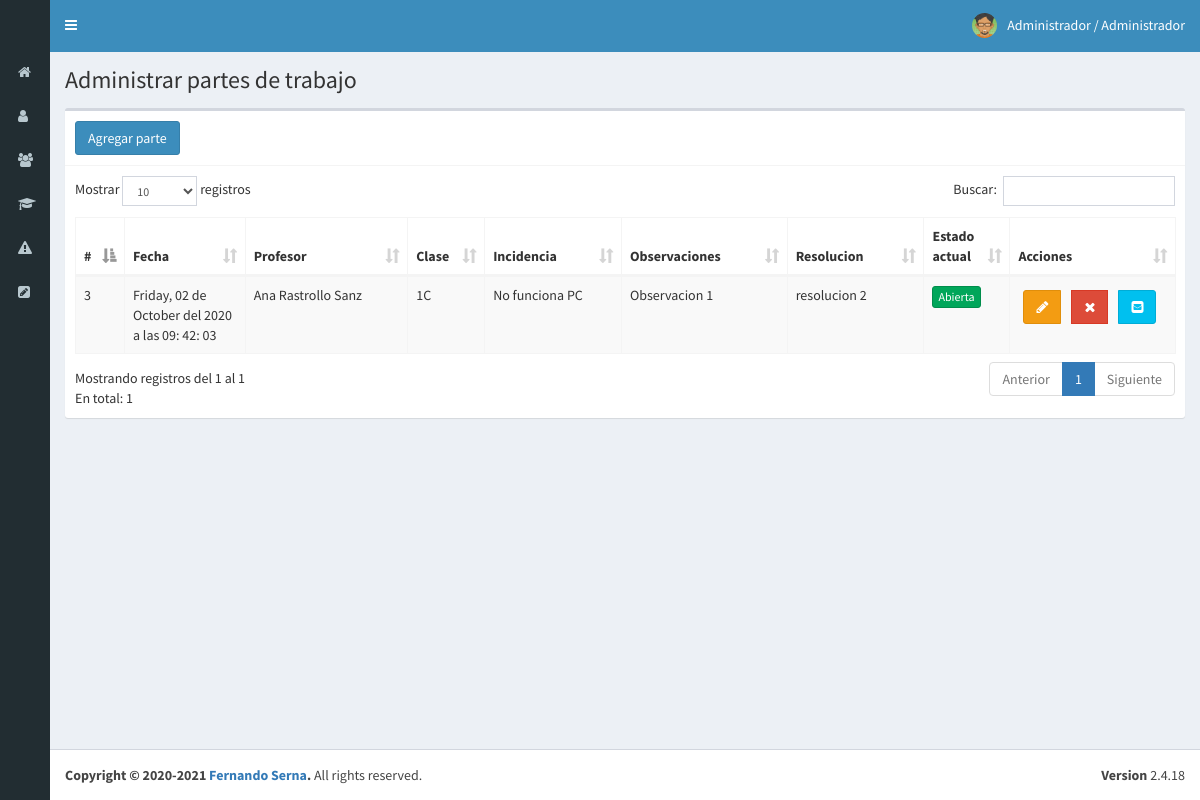
The app's page /partes (signed in) with its own data.
### tables this page shows
CREATE TABLE `partes` (
  `id` int(11) NOT NULL,
  `fecha` datetime NOT NULL,
  `partes` varchar(80) NOT NULL,
  `resolucion` varchar(50) NOT NULL,
  `id_clase` int(11) NOT NULL,
  `id_profesor` int(11) NOT NULL,
  `id_incidencia` int(11) NOT NULL,
  `estado` int(2) NOT NULL DEFAULT 1
);

CREATE TABLE `profesores` (
  `id_profesor` int(11) NOT NULL,
  `profesor` text NOT NULL,
  `email` varchar(40) NOT NULL
);

CREATE TABLE `clases` (
  `id_clase` int(11) NOT NULL,
  `clase` varchar(30) NOT NULL
);

CREATE TABLE `incidencias` (
  `id_incidencia` int(11) NOT NULL,
  `estado` int(11) NOT NULL DEFAULT 1,
  `incidencia` varchar(80) NOT NULL
);

### controlador/plantilla.controlador.php (called while the page is built)
<?php
class ControladorPlantilla {
    public function ctr_plantilla(){
        include ("vista/plantilla.php");
    }
}

### index.php (called while the page is built, shortened)
<?php
require_once("controlador/plantilla.controlador.php");
require_once("controlador/usuarios.controlador.php");
require_once("controlador/partes.controlador.php");
require_once("modelo/incidencias.modelo.php");
require_once("modelo/partes.modelo.php");
$plantilla = new ControladorPlantilla();
$plantilla -> ctr_plantilla();

### modelo/partes.modelo.php (called while the page is built, shortened)
<?php
class ModeloPartes{
    static public function mdl_mostrarPartes($tabla, $item, $valor){
        require ("conexion.php");
        if($item != null){
            $sql = "SELECT pa.id, pa.fecha, p.profesor as id_profesor, p.email as email, c.clase as id_clase,  i.incidencia as id_incidencia, pa.partes, pa.resolucion, pa.estado
            FROM  partes pa
              LEFT JOIN profesores p ON p.id_profesor = pa.id_profesor
              LEFT JOIN clases c ON c.id_clase = pa.id_clase
              LEFT JOIN incidencias i ON i.id_incidencia = pa.id_incidencia
           WHERE pa.$item= :$item";
            $stmt = $conexion -> prepare($sql);
            $stmt -> bindParam(":" . $item, $valor, PDO::PARAM_STR);
            $stmt -> execute();
            return $stmt -> fetch();
        }else{
            $sql = "(SELECT pa.id, pa.fecha, p.profesor, p.email, c.clase,  i.incidencia, pa.partes, pa.resolucion, pa.estado
            FROM   partes pa
              LEFT JOIN profesores p ON p.id_profesor = pa.id_profesor
              LEFT JOIN clases c ON c.id_clase = pa.id_clase
              LEFT JOIN incidencias i ON i.id_incidencia = pa.id_incidencia
           );";
            $stmt = $conexion -> prepare($sql);
            $stmt -> execute();
            return $stmt -> fetchAll();
        }
    }
}

### controlador/partes.controlador.php (called while the page is built, shortened)
<?php
class ControladorPartes{
    static public function ctr_mostrarPartes($item, $valor){
        $tabla = "partes";
        $respuesta = ModeloPartes::mdl_mostrarPartes($tabla, $item, $valor);
        return $respuesta;
    }
}

### vista/modulos/partes.php (the view, shortened to what this page needs)
<div class="content-wrapper">
  <section class="content-header">
    <h1>
      Administrar partes de trabajo
    </h1>
  </section>
  <section class="content">
    <div class="box">
      <div class="box-header with-border">
        <button class="btn btn-primary" data-toggle="modal" data-target="#modal_agregarParte">Agregar parte</button>
      </div>
      <div class="box-body">
        <table class="table table-bordered table-striped dt-responsive tabla ">
          <thead>
            <tr >
              <th style="width:10px" >#</th>
              <th style="width:11%">Fecha</th>
              <th>Profesor</th>
              <th style="width:10px">Clase</th>
              <th>Incidencia</th>
              <th>Observaciones</th>
              <th>Resolucion</th>
              <th style="width:10px">Estado actual</th>
              <th style="width:15%">Acciones</th>
            </tr>
          </thead>
          <tbody>
          <?php
            $item = null;
            $valor = null;
            $partes = ControladorPartes::ctr_mostrarPartes($item, $valor);
            foreach ($partes as $key => $value) {
              echo '<tr>
                <td>' . $value["id"] .'</td>';
                $fecha = $value["fecha"];
                $tiempoLocal = strftime("%A, %d de %B del %Y a las %H: %M: %S", strtotime($fecha));
                echo '<td>' .$tiempoLocal . " " . '</td>';
                echo '<td>' . $value["profesor"] . '</td>' ;
                echo '<td>' . $value["clase"] . '</td>' ;
                echo '<td>' . $value["incidencia"] . '</td>' ;
                echo '<td>' . $value["partes"] . '</td>' ;
                echo '<td>' . $value["resolucion"] . '</td>' ;
                if($value["estado"] !=0){
                  echo '<td><button class="btn btn-success btn-xs btnActivarParte" idParte="'.$value["id"].'" estadoParte="0">Abierta</button></td>';
                }else{
                  echo '<td><button class="btn btn-danger btn-xs btnActivarParte" idParte="'.$value["id"].'" estadoParte="1">Cerrada</button></td>';
                }
                echo '<td>
                      <div class="btn-group">
                        <button style="margin:5px" class="btn btn-warning btn_editarParte" idParte="'.$value["id"].'" data-toggle="modal" data-target="#modal_editarParte"><i class="fa fa-pencil"></i></button>
                        <button style="margin:5px" class="btn btn-danger btn_eliminarParte" idParte="'.$value["id"]. '" nombreParte="'.$value["partes"].'"><i class="fa fa-times"></i></button>
                        <button style="margin:5px" class="btn btn-info btn_enviarParte" idParte="'.$value["id"].'" data-toggle="modal" data-target="#modal_enviarParte"><i class="fa fa-envelope-square"></i></button>
                      </div>
                    </td>
              </tr>';
            }
          ?>
          </tbody>
        </table>
      </div>
    </div>
  </section>
</div>

### records on screen
partes: id "3", fecha "Friday, 02 de October del 2020 a las 09: 42: 03", id_profesor.profesor "Ana Rastrollo Sanz", id_clase.clase "1C", id_incidencia.incidencia "No funciona PC", partes "Observacion 1", resolucion "resolucion 2"

### other values on screen
$_SESSION["nombre"] "Administrador"
$_SESSION["perfil"] "Administrador"
